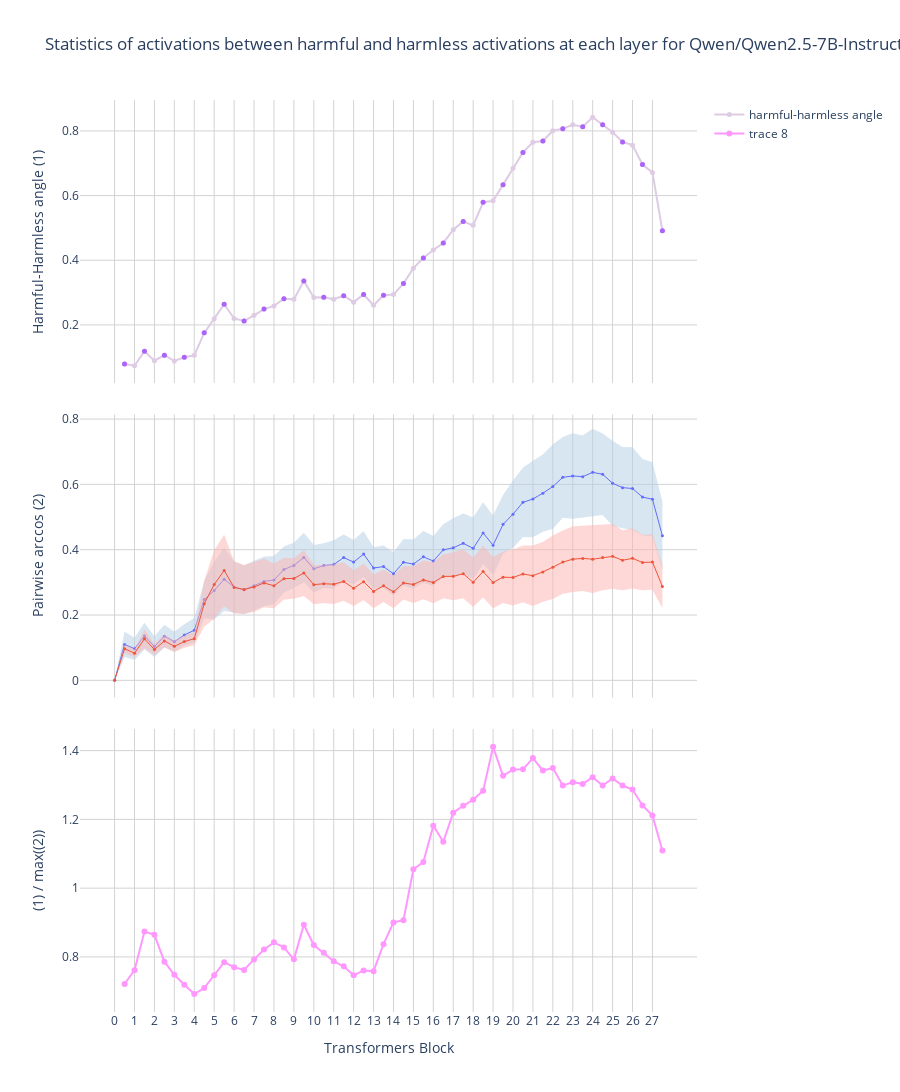

Notebook code cell kept with this figure:
### Code cell
x_values = sum([[f"{l}", f"{l}-mid"] for l in range(num_layers)], [])

fig = go.Figure()

# Angles between each pair of mean vectors at each layer
fig.add_trace(
    go.Scatter(
        x=x_values,
        y=np.arccos(similarity_scores[..., chosen_token]).flatten(),
        name="harmful-harmless angle",
        # showlegend=False,
        mode="lines+markers",
        marker=dict(color=colour_map_light["neutral"], size=5),
        yaxis="y",
    )
)
fig.add_trace(
    go.Scatter(
        x=x_values[1::2],
        y=np.arccos(similarity_scores[..., 1, chosen_token]).flatten(),
        # name="cosine similarity",
        showlegend=False,
        mode="markers",
        marker=dict(color=colour_map["neutral"], size=5),
        yaxis="y",
    )
)

for category in categories:
    if category == "harmful":
        # layers x resid_modules x (batch * (batch - 1) // 2)
        # cosine of each sample activation vector with other sample activation vectors
        acts_pairwise_sim = harmful_acts_pairwise_sim[..., chosen_token]

        # layers x resid_modules x batch
        # cosine of each sample activation vector with the mean activation vector
        acts_cosine_with_mean = harmful_acts_cosine_with_mean[..., chosen_token].clip(
            -1, 1
        )
    else:
        # layers x resid_modules x (batch * (batch - 1) // 2)
        # cosine of each sample activation vector with other sample activation vectors
        acts_pairwise_sim = harmless_acts_pairwise_sim[..., chosen_token]

        # layers x resid_modules x batch
        # cosine of each sample activation vector with the mean activation vector
        acts_cosine_with_mean = harmless_acts_cosine_with_mean[..., chosen_token].clip(
            -1, 1
        )

    acts_arccos_with_mean = np.arccos(acts_cosine_with_mean)

    count = acts_cosine_with_mean.shape[-1]

    for module_idx, module_name in enumerate(resid_modules):
        if module_name == "pre":
            colour = colour_map[category]
        else:
            colour = colour_map_light[category]

        # fig.add_trace(
        #     go.Box(
        #         x=sum([[name] * count for name in x_values[module_idx::2]], []),
        #         y=np.arccos(acts_arccos_with_mean[..., module_idx, :]).flatten(),
        #         boxmean=True,
        #         line_width=1,
        #         marker_size=2,
        #         showlegend=False,
        #         marker_color=colour,
        #         yaxis="y2",
        #     ),
        # )
        fig.add_trace(
            variance_plot(
                x=x_values,
                y=torch.tensor(acts_arccos_with_mean).reshape(
                    -1, acts_arccos_with_mean.shape[-1]
                ),
                yaxis="y2",
                fillcolor=colour_map_opaque[category],
                showlegend=False,
            )
        )

    fig.add_trace(
        go.Scatter(
            x=x_values,
            y=acts_arccos_with_mean.mean(axis=-1).flatten(),
            mode="lines+markers",
            showlegend=False,
            marker=dict(color=colour_map[category], size=3),
            line_width=1,
            yaxis="y2",
        ),
    )
    # fig.add_trace(
    #     go.Scatter(
    #         x=x_values[1::2],
    #         y=acts_pairwise_sim.mean(axis=-1).flatten(),
    #         mode="markers",
    #         showlegend=False,
    #         marker_color=colour_map[category],
    #         yaxis="y4",
    #     ),
    # )


harmful_locality_scores = np.arccos(
    harmful_acts_cosine_with_mean[..., chosen_token].clip(-1, 1)
).mean(axis=-1)
harmless_locality_scores = np.arccos(
    harmless_acts_cosine_with_mean[..., chosen_token].clip(-1, 1)
).mean(axis=-1)
locality_scores = np.maximum(harmful_locality_scores, harmless_locality_scores)

sparsity_scores = np.arccos(similarity_scores[..., chosen_token].clip(-1, 1))

# scores = sparsity_scores * 2 / (harmful_locality_scores + harmless_locality_scores)
# scores = sparsity_scores - locality_scores
scores = sparsity_scores / locality_scores
# scores[
#     sparsity_scores <= np.minimum(harmful_locality_scores, harmless_locality_scores)
# ] = np.nan
fig.add_trace(
    go.Scatter(x=x_values, y=scores.flatten(), mode="lines+markers", yaxis="y3")
)


fig.update_layout(
    title=(
        "Statistics of activations between harmful and harmless activations at each"
        f" layer for {MODEL_PATH}"
    ),
    plot_bgcolor="white",
    grid=dict(rows=3, columns=1),
    xaxis=dict(
        type="category", title="Transformers Block", dtick=2, gridcolor="lightgrey"
    ),
    yaxis=dict(
        title="Harmful-Harmless angle (1)", gridcolor="lightgrey", zeroline=False
    ),
    yaxis2=dict(title="Pairwise arccos (2)", gridcolor="lightgrey", zeroline=False),
    yaxis3=dict(title="(1) / max((2))", gridcolor="lightgrey", zeroline=False),
    # yaxis4=dict(title="Pairwise Cosine Similarity between samples"),
    hovermode="x unified",
    height=1200,
    # width=20 + 12 * len(x_values),
)
fig.show()

# an adhoc attempt to find the best direction
chosen_layer, chosen_act_idx = np.unravel_index(
    np.nanargmax(scores, axis=None), scores.shape
)
print(
    f"Best direction at layer {chosen_layer}, module"
    f" {act_names[chosen_act_idx]}, position {chosen_token}"
)

### Figure 1 — Plotly figure (JSON) as saved in the notebook; plotly's stock layout.template omitted (floating-point values rounded to 4 significant figures)
{"data": [{"marker": {"color": "rgb(222,203,228)", "size": 5}, "mode": "lines+markers", "name": "harmful-harmless angle", "type": "scatter", "x": ["0", "0-mid", "1", "1-mid", "2", "2-mid", "3", "3-mid", "4", "4-mid", "5", "5-mid", "6", "6-mid", "7", "7-mid", "8", "8-mid", "9", "9-mid", "10", "10-mid", "11", "11-mid", "12", "12-mid", "13", "13-mid", "14", "14-mid", "15", "15-mid", "16", "16-mid", "17", "17-mid", "18", "18-mid", "19", "19-mid", "20", "20-mid", "21", "21-mid", "22", "22-mid", "23", "23-mid", "24", "24-mid", "25", "25-mid", "26", "26-mid", "27", "27-mid"], "y": [NaN, 0.0794, 0.07369, 0.1187, 0.0893, 0.1063, 0.08841, 0.09993, 0.1061, 0.1754, 0.2191, 0.264, 0.22, 0.2121, 0.2298, 0.2489, 0.2588, 0.2808, 0.2791, 0.3362, 0.2851, 0.2854, 0.2792, 0.2904, 0.2704, 0.2942, 0.2609, 0.2916, 0.2937, 0.3278, 0.3755, 0.407, 0.4319, 0.4535, 0.4947, 0.5201, 0.5079, 0.5791, 0.5839, 0.6335, 0.6845, 0.7334, 0.7653, 0.7689, 0.8006, 0.807, 0.8188, 0.8128, 0.8422, 0.8192, 0.7959, 0.7661, 0.756, 0.6959, 0.6717, 0.4914], "yaxis": "y"}, {"marker": {"color": "#AB63FA", "size": 5}, "mode": "markers", "showlegend": false, "type": "scatter", "x": ["0-mid", "1-mid", "2-mid", "3-mid", "4-mid", "5-mid", "6-mid", "7-mid", "8-mid", "9-mid", "10-mid", "11-mid", "12-mid", "13-mid", "14-mid", "15-mid", "16-mid", "17-mid", "18-mid", "19-mid", "20-mid", "21-mid", "22-mid", "23-mid", "24-mid", "25-mid", "26-mid", "27-mid"], "y": [0.0794, 0.1187, 0.1063, 0.09993, 0.1754, 0.264, 0.2121, 0.2489, 0.2808, 0.3362, 0.2854, 0.2904, 0.2942, 0.2916, 0.3278, 0.407, 0.4535, 0.5201, 0.5791, 0.6335, 0.7334, 0.7689, 0.807, 0.8128, 0.8192, 0.7661, 0.6959, 0.4914], "yaxis": "y"}, {"fill": "toself", "fillcolor": "rgba(179, 205, 227, 0.3)", "line": {"color": "rgba(179, 205, 227, 0.3)", "width": 0}, "mode": "lines", "showlegend": false, "type": "scatter", "x": ["0", "0-mid", "1", "1-mid", "2", "2-mid", "3", "3-mid", "4", "4-mid", "5", "5-mid", "6", "6-mid", "7", "7-mid", "8", "8-mid", "9", "9-mid", "10", "10-mid", "11", "11-mid", "12", "12-mid", "13", "13-mid", "14", "14-mid", "15", "15-mid", "16", "16-mid", "17", "17-mid", "18", "18-mid", "19", "19-mid", "20", "20-mid", "21", "21-mid", "22", "22-mid", "23", "23-mid", "24", "24-mid", "25", "25-mid", "26", "26-mid", "27", "27-mid", "27-mid", "27", "26-mid", "26", "25-mid", "25", "24-mid", "24", "23-mid", "23", "22-mid", "22", "21-mid", "21", "20-mid", "20", "19-mid", "19", "18-mid", "18", "17-mid", "17", "16-mid", "16", "15-mid", "15", "14-mid", "14", "13-mid", "13", "12-mid", "12", "11-mid", "11", "10-mid", "10", "9-mid", "9", "8-mid", "8", "7-mid", "7", "6-mid", "6", "5-mid", "5", "4-mid", "4", "3-mid", "3", "2-mid", "2", "1-mid", "1", "0-mid", "0"], "y": [0, 0.1485, 0.1308, 0.1767, 0.1348, 0.1699, 0.1487, 0.1717, 0.1907, 0.3044, 0.3634, 0.4067, 0.3638, 0.3515, 0.3658, 0.3785, 0.3806, 0.4102, 0.4214, 0.4521, 0.4142, 0.42, 0.4288, 0.4463, 0.43, 0.4563, 0.4074, 0.4132, 0.3925, 0.4325, 0.4315, 0.4576, 0.4418, 0.478, 0.496, 0.511, 0.4987, 0.545, 0.5047, 0.5672, 0.6121, 0.651, 0.6723, 0.6911, 0.7224, 0.7453, 0.7568, 0.7496, 0.7707, 0.756, 0.7337, 0.7143, 0.7137, 0.6778, 0.6678, 0.5478, 0.338, 0.4415, 0.4442, 0.461, 0.4657, 0.473, 0.5059, 0.5029, 0.4978, 0.4949, 0.4979, 0.4645, 0.4548, 0.4382, 0.4391, 0.4057, 0.3879, 0.3229, 0.3573, 0.3095, 0.3281, 0.3154, 0.3211, 0.289, 0.2988, 0.2804, 0.2906, 0.2599, 0.2834, 0.2806, 0.3171, 0.2944, 0.3053, 0.2805, 0.283, 0.269, 0.3003, 0.2825, 0.2684, 0.2338, 0.2273, 0.214, 0.2026, 0.2076, 0.2125, 0.1865, 0.1901, 0.116, 0.1062, 0.08762, 0.1006, 0.07181, 0.09494, 0.06271, 0.07167, 0], "yaxis": "y2"}, {"fill": "toself", "fillcolor": "rgba(179, 205, 227, 0.3)", "line": {"color": "rgba(179, 205, 227, 0.3)", "width": 0}, "mode": "lines", "showlegend": false, "type": "scatter", "x": ["0", "0-mid", "1", "1-mid", "2", "2-mid", "3", "3-mid", "4", "4-mid", "5", "5-mid", "6", "6-mid", "7", "7-mid", "8", "8-mid", "9", "9-mid", "10", "10-mid", "11", "11-mid", "12", "12-mid", "13", "13-mid", "14", "14-mid", "15", "15-mid", "16", "16-mid", "17", "17-mid", "18", "18-mid", "19", "19-mid", "20", "20-mid", "21", "21-mid", "22", "22-mid", "23", "23-mid", "24", "24-mid", "25", "25-mid", "26", "26-mid", "27", "27-mid", "27-mid", "27", "26-mid", "26", "25-mid", "25", "24-mid", "24", "23-mid", "23", "22-mid", "22", "21-mid", "21", "20-mid", "20", "19-mid", "19", "18-mid", "18", "17-mid", "17", "16-mid", "16", "15-mid", "15", "14-mid", "14", "13-mid", "13", "12-mid", "12", "11-mid", "11", "10-mid", "10", "9-mid", "9", "8-mid", "8", "7-mid", "7", "6-mid", "6", "5-mid", "5", "4-mid", "4", "3-mid", "3", "2-mid", "2", "1-mid", "1", "0-mid", "0"], "y": [0, 0.1485, 0.1308, 0.1767, 0.1348, 0.1699, 0.1487, 0.1717, 0.1907, 0.3044, 0.3634, 0.4067, 0.3638, 0.3515, 0.3658, 0.3785, 0.3806, 0.4102, 0.4214, 0.4521, 0.4142, 0.42, 0.4288, 0.4463, 0.43, 0.4563, 0.4074, 0.4132, 0.3925, 0.4325, 0.4315, 0.4576, 0.4418, 0.478, 0.496, 0.511, 0.4987, 0.545, 0.5047, 0.5672, 0.6121, 0.651, 0.6723, 0.6911, 0.7224, 0.7453, 0.7568, 0.7496, 0.7707, 0.756, 0.7337, 0.7143, 0.7137, 0.6778, 0.6678, 0.5478, 0.338, 0.4415, 0.4442, 0.461, 0.4657, 0.473, 0.5059, 0.5029, 0.4978, 0.4949, 0.4979, 0.4645, 0.4548, 0.4382, 0.4391, 0.4057, 0.3879, 0.3229, 0.3573, 0.3095, 0.3281, 0.3154, 0.3211, 0.289, 0.2988, 0.2804, 0.2906, 0.2599, 0.2834, 0.2806, 0.3171, 0.2944, 0.3053, 0.2805, 0.283, 0.269, 0.3003, 0.2825, 0.2684, 0.2338, 0.2273, 0.214, 0.2026, 0.2076, 0.2125, 0.1865, 0.1901, 0.116, 0.1062, 0.08762, 0.1006, 0.07181, 0.09494, 0.06271, 0.07167, 0], "yaxis": "y2"}, {"line": {"width": 1}, "marker": {"color": "#636EFA", "size": 3}, "mode": "lines+markers", "showlegend": false, "type": "scatter", "x": ["0", "0-mid", "1", "1-mid", "2", "2-mid", "3", "3-mid", "4", "4-mid", "5", "5-mid", "6", "6-mid", "7", "7-mid", "8", "8-mid", "9", "9-mid", "10", "10-mid", "11", "11-mid", "12", "12-mid", "13", "13-mid", "14", "14-mid", "15", "15-mid", "16", "16-mid", "17", "17-mid", "18", "18-mid", "19", "19-mid", "20", "20-mid", "21", "21-mid", "22", "22-mid", "23", "23-mid", "24", "24-mid", "25", "25-mid", "26", "26-mid", "27", "27-mid"], "y": [0.0, 0.1101, 0.09677, 0.1358, 0.1033, 0.1353, 0.1182, 0.1389, 0.1534, 0.2473, 0.2749, 0.3096, 0.2857, 0.2771, 0.2899, 0.3029, 0.3072, 0.3393, 0.352, 0.3762, 0.3416, 0.3515, 0.3546, 0.3758, 0.3622, 0.3867, 0.344, 0.3483, 0.3262, 0.3615, 0.356, 0.3782, 0.3654, 0.3996, 0.4057, 0.4196, 0.4041, 0.4512, 0.4138, 0.4776, 0.5089, 0.5451, 0.5552, 0.573, 0.5935, 0.6216, 0.6258, 0.6237, 0.6368, 0.631, 0.6033, 0.59, 0.5873, 0.561, 0.5547, 0.4429], "yaxis": "y2"}, {"fill": "toself", "fillcolor": "rgba(251, 180, 174, 0.3)", "line": {"color": "rgba(251, 180, 174, 0.3)", "width": 0}, "mode": "lines", "showlegend": false, "type": "scatter", "x": ["0", "0-mid", "1", "1-mid", "2", "2-mid", "3", "3-mid", "4", "4-mid", "5", "5-mid", "6", "6-mid", "7", "7-mid", "8", "8-mid", "9", "9-mid", "10", "10-mid", "11", "11-mid", "12", "12-mid", "13", "13-mid", "14", "14-mid", "15", "15-mid", "16", "16-mid", "17", "17-mid", "18", "18-mid", "19", "19-mid", "20", "20-mid", "21", "21-mid", "22", "22-mid", "23", "23-mid", "24", "24-mid", "25", "25-mid", "26", "26-mid", "27", "27-mid", "27-mid", "27", "26-mid", "26", "25-mid", "25", "24-mid", "24", "23-mid", "23", "22-mid", "22", "21-mid", "21", "20-mid", "20", "19-mid", "19", "18-mid", "18", "17-mid", "17", "16-mid", "16", "15-mid", "15", "14-mid", "14", "13-mid", "13", "12-mid", "12", "11-mid", "11", "10-mid", "10", "9-mid", "9", "8-mid", "8", "7-mid", "7", "6-mid", "6", "5-mid", "5", "4-mid", "4", "3-mid", "3", "2-mid", "2", "1-mid", "1", "0-mid", "0"], "y": [0, 0.1098, 0.09539, 0.1556, 0.111, 0.1406, 0.1218, 0.1372, 0.1477, 0.3046, 0.3984, 0.446, 0.3645, 0.3528, 0.3623, 0.3721, 0.3581, 0.3756, 0.3742, 0.3989, 0.3533, 0.3545, 0.3552, 0.3615, 0.3363, 0.3581, 0.3243, 0.3391, 0.3211, 0.3494, 0.3498, 0.3669, 0.3626, 0.385, 0.392, 0.4013, 0.376, 0.4118, 0.3782, 0.3948, 0.4009, 0.4125, 0.4131, 0.4235, 0.4438, 0.4588, 0.4713, 0.4731, 0.4744, 0.4763, 0.4786, 0.4598, 0.4659, 0.4454, 0.4472, 0.3534, 0.2217, 0.2771, 0.2762, 0.2811, 0.2756, 0.2807, 0.2757, 0.2674, 0.2738, 0.2708, 0.2653, 0.2495, 0.2407, 0.2278, 0.2388, 0.2293, 0.2369, 0.2207, 0.2547, 0.2246, 0.2514, 0.2452, 0.2514, 0.2363, 0.2483, 0.237, 0.2474, 0.2207, 0.2396, 0.2205, 0.246, 0.2275, 0.2437, 0.2336, 0.2372, 0.2327, 0.258, 0.2499, 0.2473, 0.221, 0.2241, 0.2095, 0.2038, 0.2044, 0.2269, 0.1885, 0.1648, 0.1074, 0.1001, 0.08654, 0.1011, 0.07748, 0.09848, 0.07089, 0.0841, 0], "yaxis": "y2"}, {"fill": "toself", "fillcolor": "rgba(251, 180, 174, 0.3)", "line": {"color": "rgba(251, 180, 174, 0.3)", "width": 0}, "mode": "lines", "showlegend": false, "type": "scatter", "x": ["0", "0-mid", "1", "1-mid", "2", "2-mid", "3", "3-mid", "4", "4-mid", "5", "5-mid", "6", "6-mid", "7", "7-mid", "8", "8-mid", "9", "9-mid", "10", "10-mid", "11", "11-mid", "12", "12-mid", "13", "13-mid", "14", "14-mid", "15", "15-mid", "16", "16-mid", "17", "17-mid", "18", "18-mid", "19", "19-mid", "20", "20-mid", "21", "21-mid", "22", "22-mid", "23", "23-mid", "24", "24-mid", "25", "25-mid", "26", "26-mid", "27", "27-mid", "27-mid", "27", "26-mid", "26", "25-mid", "25", "24-mid", "24", "23-mid", "23", "22-mid", "22", "21-mid", "21", "20-mid", "20", "19-mid", "19", "18-mid", "18", "17-mid", "17", "16-mid", "16", "15-mid", "15", "14-mid", "14", "13-mid", "13", "12-mid", "12", "11-mid", "11", "10-mid", "10", "9-mid", "9", "8-mid", "8", "7-mid", "7", "6-mid", "6", "5-mid", "5", "4-mid", "4", "3-mid", "3", "2-mid", "2", "1-mid", "1", "0-mid", "0"], "y": [0, 0.1098, 0.09539, 0.1556, 0.111, 0.1406, 0.1218, 0.1372, 0.1477, 0.3046, 0.3984, 0.446, 0.3645, 0.3528, 0.3623, 0.3721, 0.3581, 0.3756, 0.3742, 0.3989, 0.3533, 0.3545, 0.3552, 0.3615, 0.3363, 0.3581, 0.3243, 0.3391, 0.3211, 0.3494, 0.3498, 0.3669, 0.3626, 0.385, 0.392, 0.4013, 0.376, 0.4118, 0.3782, 0.3948, 0.4009, 0.4125, 0.4131, 0.4235, 0.4438, 0.4588, 0.4713, 0.4731, 0.4744, 0.4763, 0.4786, 0.4598, 0.4659, 0.4454, 0.4472, 0.3534, 0.2217, 0.2771, 0.2762, 0.2811, 0.2756, 0.2807, 0.2757, 0.2674, 0.2738, 0.2708, 0.2653, 0.2495, 0.2407, 0.2278, 0.2388, 0.2293, 0.2369, 0.2207, 0.2547, 0.2246, 0.2514, 0.2452, 0.2514, 0.2363, 0.2483, 0.237, 0.2474, 0.2207, 0.2396, 0.2205, 0.246, 0.2275, 0.2437, 0.2336, 0.2372, 0.2327, 0.258, 0.2499, 0.2473, 0.221, 0.2241, 0.2095, 0.2038, 0.2044, 0.2269, 0.1885, 0.1648, 0.1074, 0.1001, 0.08654, 0.1011, 0.07748, 0.09848, 0.07089, 0.0841, 0], "yaxis": "y2"}, {"line": {"width": 1}, "marker": {"color": "#EF553B", "size": 3}, "mode": "lines+markers", "showlegend": false, "type": "scatter", "x": ["0", "0-mid", "1", "1-mid", "2", "2-mid", "3", "3-mid", "4", "4-mid", "5", "5-mid", "6", "6-mid", "7", "7-mid", "8", "8-mid", "9", "9-mid", "10", "10-mid", "11", "11-mid", "12", "12-mid", "13", "13-mid", "14", "14-mid", "15", "15-mid", "16", "16-mid", "17", "17-mid", "18", "18-mid", "19", "19-mid", "20", "20-mid", "21", "21-mid", "22", "22-mid", "23", "23-mid", "24", "24-mid", "25", "25-mid", "26", "26-mid", "27", "27-mid"], "y": [0.0, 0.09696, 0.08314, 0.127, 0.09426, 0.1208, 0.1042, 0.1186, 0.1275, 0.2347, 0.2935, 0.3364, 0.2844, 0.2783, 0.2859, 0.2981, 0.2896, 0.3114, 0.312, 0.3285, 0.293, 0.2958, 0.2944, 0.3026, 0.2819, 0.3021, 0.2724, 0.2894, 0.2709, 0.2984, 0.2934, 0.3076, 0.2995, 0.3182, 0.3186, 0.3263, 0.3003, 0.3332, 0.2995, 0.3159, 0.3151, 0.3256, 0.3204, 0.3321, 0.3466, 0.362, 0.371, 0.3735, 0.3709, 0.376, 0.3796, 0.3677, 0.3735, 0.3608, 0.3622, 0.2876], "yaxis": "y2"}, {"mode": "lines+markers", "type": "scatter", "x": ["0", "0-mid", "1", "1-mid", "2", "2-mid", "3", "3-mid", "4", "4-mid", "5", "5-mid", "6", "6-mid", "7", "7-mid", "8", "8-mid", "9", "9-mid", "10", "10-mid", "11", "11-mid", "12", "12-mid", "13", "13-mid", "14", "14-mid", "15", "15-mid", "16", "16-mid", "17", "17-mid", "18", "18-mid", "19", "19-mid", "20", "20-mid", "21", "21-mid", "22", "22-mid", "23", "23-mid", "24", "24-mid", "25", "25-mid", "26", "26-mid", "27", "27-mid"], "y": [NaN, 0.7212, 0.7615, 0.8739, 0.8643, 0.7862, 0.748, 0.7192, 0.6919, 0.7095, 0.7465, 0.7846, 0.7701, 0.7622, 0.7927, 0.8216, 0.8425, 0.8275, 0.7929, 0.8936, 0.8345, 0.8121, 0.7873, 0.7728, 0.7465, 0.7607, 0.7585, 0.8371, 0.9004, 0.9066, 1.055, 1.076, 1.182, 1.135, 1.219, 1.24, 1.257, 1.283, 1.411, 1.327, 1.345, 1.346, 1.378, 1.342, 1.349, 1.298, 1.308, 1.303, 1.323, 1.298, 1.319, 1.298, 1.287, 1.241, 1.211, 1.11], "yaxis": "y3"}], "layout": {"grid": {"columns": 1, "rows": 3}, "height": 1200, "hovermode": "x unified", "plot_bgcolor": "white", "title": {"text": "Statistics of activations between harmful and harmless activations at each layer for Qwen/Qwen2.5-7B-Instruct"}, "xaxis": {"dtick": 2, "gridcolor": "lightgrey", "title": {"text": "Transformers Block"}, "type": "category"}, "yaxis": {"gridcolor": "lightgrey", "title": {"text": "Harmful-Harmless angle (1)"}, "zeroline": false}, "yaxis2": {"gridcolor": "lightgrey", "title": {"text": "Pairwise arccos (2)"}, "zeroline": false}, "yaxis3": {"gridcolor": "lightgrey", "title": {"text": "(1) / max((2))"}, "zeroline": false}}}
